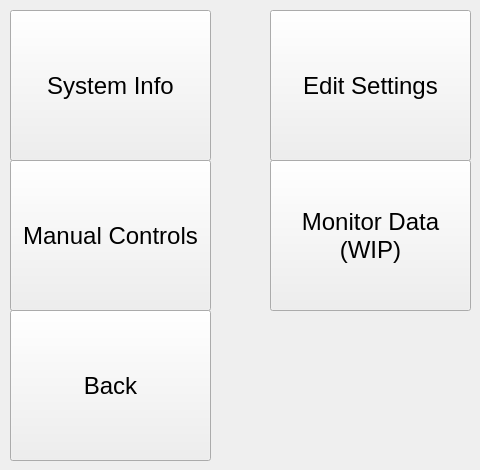
   <widget class="QWidget" name="mainmenu_page">
    <widget class="QPushButton" name="systeminfo_page_btn">
     <property name="geometry">
      <rect>
       <x>10</x>
       <y>10</y>
       <width>201</width>
       <height>151</height>
      </rect>
     </property>
     <property name="font">
      <font>
       <family>Segoe UI</family>
       <pointsize>18</pointsize>
       <bold>false</bold>
      </font>
     </property>
     <property name="text">
      <string>System Info</string>
     </property>
    </widget>
    <widget class="QPushButton" name="editsettings_page_btn">
     <property name="geometry">
      <rect>
       <x>270</x>
       <y>10</y>
       <width>201</width>
       <height>151</height>
      </rect>
     </property>
     <property name="font">
      <font>
       <family>Segoe UI</family>
       <pointsize>18</pointsize>
       <bold>false</bold>
      </font>
     </property>
     <property name="text">
      <string>Edit Settings</string>
     </property>
    </widget>
    <widget class="QPushButton" name="mainmenu_back_btn">
     <property name="geometry">
      <rect>
       <x>10</x>
       <y>310</y>
       <width>201</width>
       <height>151</height>
      </rect>
     </property>
     <property name="font">
      <font>
       <family>Segoe UI</family>
       <pointsize>18</pointsize>
       <bold>false</bold>
      </font>
     </property>
     <property name="text">
      <string>Back</string>
     </property>
    </widget>
    <widget class="QPushButton" name="manualcontrols_page_btn">
     <property name="geometry">
      <rect>
       <x>10</x>
       <y>160</y>
       <width>201</width>
       <height>151</height>
      </rect>
     </property>
     <property name="font">
      <font>
       <family>Segoe UI</family>
       <pointsize>18</pointsize>
       <bold>false</bold>
      </font>
     </property>
     <property name="text">
      <string>Manual Controls</string>
     </property>
    </widget>
    <widget class="QPushButton" name="monitordata_page_btn">
     <property name="geometry">
      <rect>
       <x>270</x>
       <y>160</y>
       <width>201</width>
       <height>151</height>
      </rect>
     </property>
     <property name="font">
      <font>
       <family>Segoe UI</family>
       <pointsize>18</pointsize>
       <bold>false</bold>
      </font>
     </property>
     <property name="text">
      <string>Monitor Data
(WIP)</string>
     </property>
    </widget>
   </widget>
